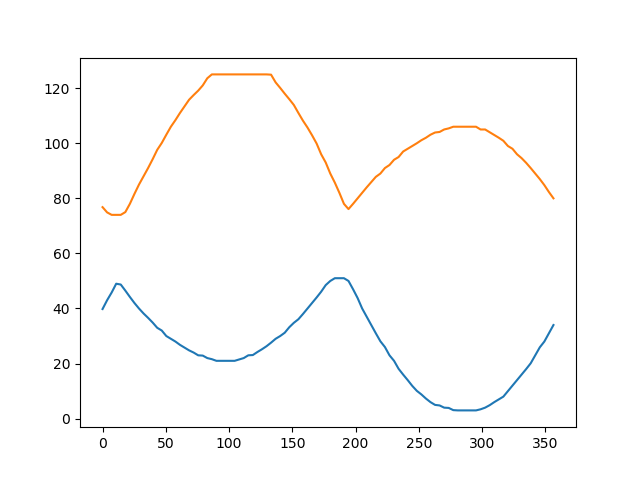
#> input picture test_code/goalie.png, 640 x 480 px, given in place of x-raw, format=(string)BGR ! appsink, which was not available
$ python ranger.py
#> lines starting #> are read from the running program, lines starting #| are printed output that depends on the picture; after the words box and inside, x2 and y2 are one past the last pixel; in counts of white or black regions, pixels touching at a corner belong together; pictures that were not available may be replaced by others from this repository, and a replacement may not be noted
from imutils.video import VideoStream
import imutils
import cv2
import time
from operator import xor


def callback(value):
    pass


def setup_trackbars(range_filter):
#> called with range_filter = 'HSV'
    cv2.namedWindow("Trackbars", 0)

    for i in ["MIN", "MAX"]:
        v = 0 if i == "MIN" else 255

        for j in range_filter:
            cv2.createTrackbar("%s_%s" % (j, i), "Trackbars", v, 255, callback)
#> this loop made 2 passes; slider 'H_MIN' is set to 51


def get_trackbar_values(range_filter):
    values = []

    for i in ["MIN", "MAX"]:
        for j in range_filter:
            v = cv2.getTrackbarPos("%s_%s" % (j, i), "Trackbars")
            values.append(v)

    return values


def main():
    range_filter = 'HSV'

    camera = VideoStream(src="nvarguscamerasrc wbmode=4 aelock=true gainrange=\"8 8\" ispdigitalgainrange=\"1 1\" exposuretimerange=\"5000000 5000000\" ! video/x-raw(memory:NVMM), "\
                         "width=(int)1280, height=(int)720, format=(string)NV12, " \
                         "framerate=(fraction)50/1 ! nvvidconv flip-method=2 ! video/x-raw, " \
                         "format=(string)BGRx ! videoconvert ! video/x-raw, " \
                         "format=(string)BGR ! appsink").start()
    time.sleep(2.0)
    # camera = cv2.VideoCapture(0)

    setup_trackbars(range_filter)

    while True:
        image = camera.read()
#> image is the input picture: shape (480, 640, 3); mean B, G, R 251.1, 251.3, 251.5
        image = imutils.resize(image, width=500)
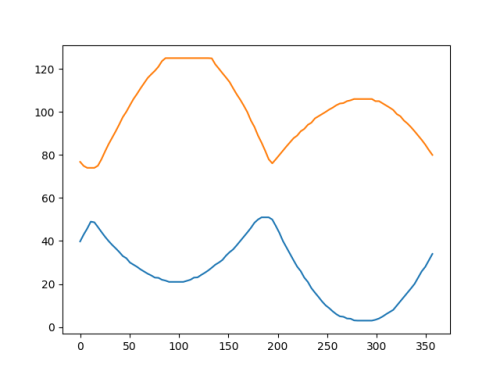
#> image: shape (375, 500, 3); mean B, G, R 251.1, 251.3, 251.5

        frame_to_thresh = cv2.GaussianBlur(image, (11, 11), 0)
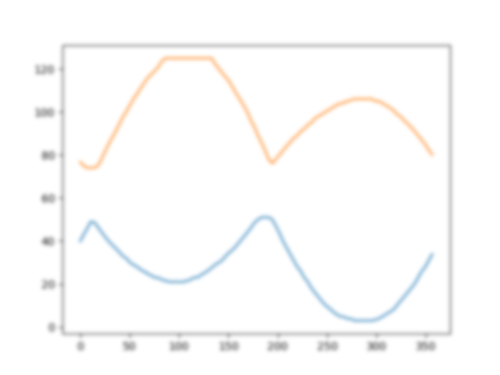
#> frame_to_thresh: shape (375, 500, 3); mean B, G, R 251.1, 251.3, 251.5
        frame_to_thresh = cv2.cvtColor(frame_to_thresh, cv2.COLOR_BGR2HSV)
#> frame_to_thresh: shape (375, 500, 3); mean H, S, V 3.9, 1.8, 252.2

        v1_min, v2_min, v3_min, v1_max, v2_max, v3_max = get_trackbar_values(range_filter)

        thresh = cv2.inRange(frame_to_thresh, (v1_min, v2_min, v3_min), (v1_max, v2_max, v3_max))
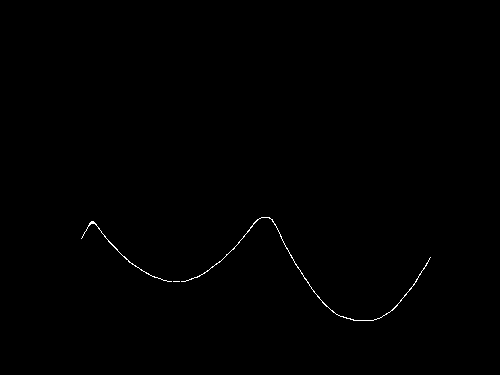
#> thresh: shape (375, 500); 0.27% white in thin lines or dots, all inside (x1, y1, x2, y2) = (81, 217, 431, 321)
        # [7 lines of commented-out code are left out]
        cv2.imshow("Original", image)
        cv2.imshow("Thresh", thresh)

        if cv2.waitKey(1) & 0xFF is ord('q'):
#> (key q is pressed here)
            break


if __name__ == '__main__':
    main()

$ run again, on test_code/goalie2.png
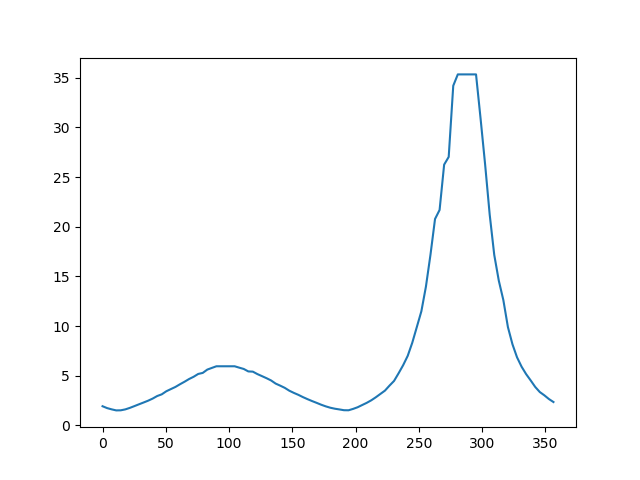
#> input picture test_code/goalie2.png, 640 x 480 px, given in place of x-raw, format=(string)BGR ! appsink, which was not available
#> the loop in setup_trackbars, `for i in ["MIN", "MAX"]:` made 2 passes; slider 'H_MIN' is set to 51
#> in main, image is the input picture: shape (480, 640, 3); mean B, G, R 252, 251.6, 251
#> image: shape (375, 500, 3)
#> in main, `frame_to_thresh = cv2.GaussianBlur(image, (11, 11), 0)`:
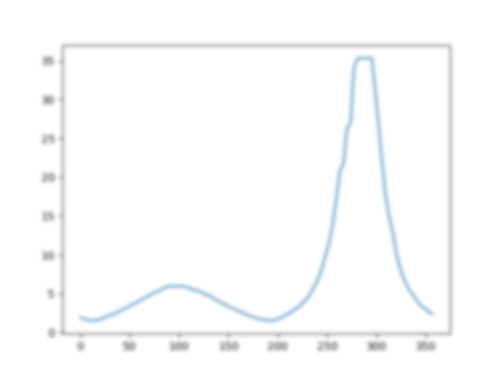
#> frame_to_thresh: shape (375, 500, 3); mean B, G, R 252, 251.6, 251
#> in main, `thresh = cv2.inRange(frame_to_thresh, (v1_min, v2_min, v3_min), (v1_ma..`:
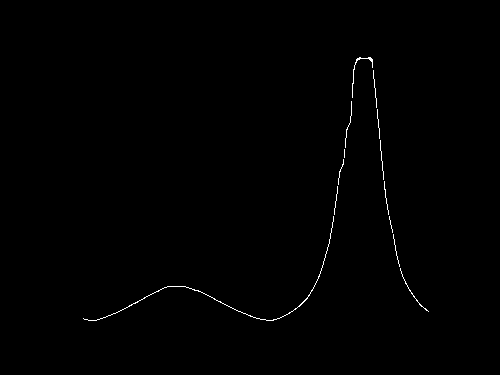
#> thresh: shape (375, 500); 0.41% white in thin lines or dots, all inside (x1, y1, x2, y2) = (83, 57, 429, 321)

$ run again, on test_code/goalie3.png
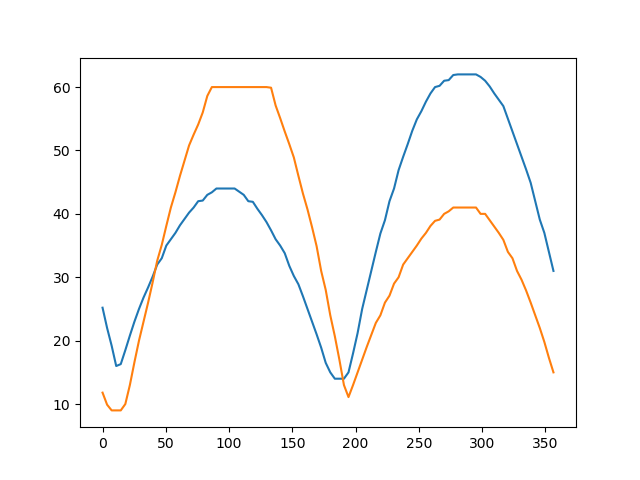
#> input picture test_code/goalie3.png, 640 x 480 px, given in place of x-raw, format=(string)BGR ! appsink, which was not available
#> the loop in setup_trackbars, `for i in ["MIN", "MAX"]:` made 2 passes; slider 'H_MIN' is set to 51
#> in main, image is the input picture: shape (480, 640, 3); mean B, G, R 250.1, 250.6, 251
#> image: shape (375, 500, 3)
#> in main, `frame_to_thresh = cv2.GaussianBlur(image, (11, 11), 0)`:
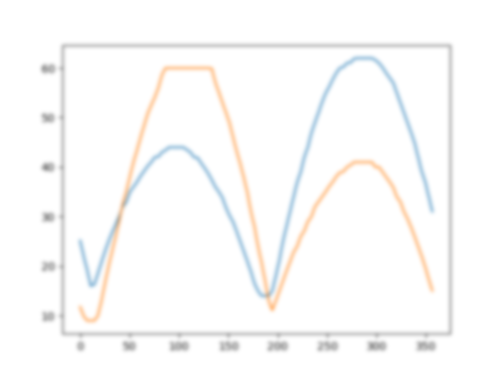
#> frame_to_thresh: shape (375, 500, 3); mean B, G, R 250.1, 250.6, 251
#> in main, `thresh = cv2.inRange(frame_to_thresh, (v1_min, v2_min, v3_min), (v1_ma..`:
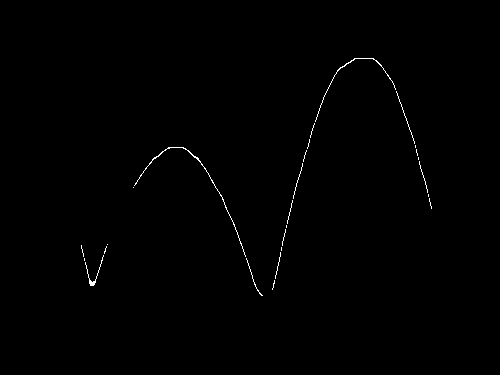
#> thresh: shape (375, 500); 0.41% white in thin lines or dots, all inside (x1, y1, x2, y2) = (81, 58, 432, 296)
